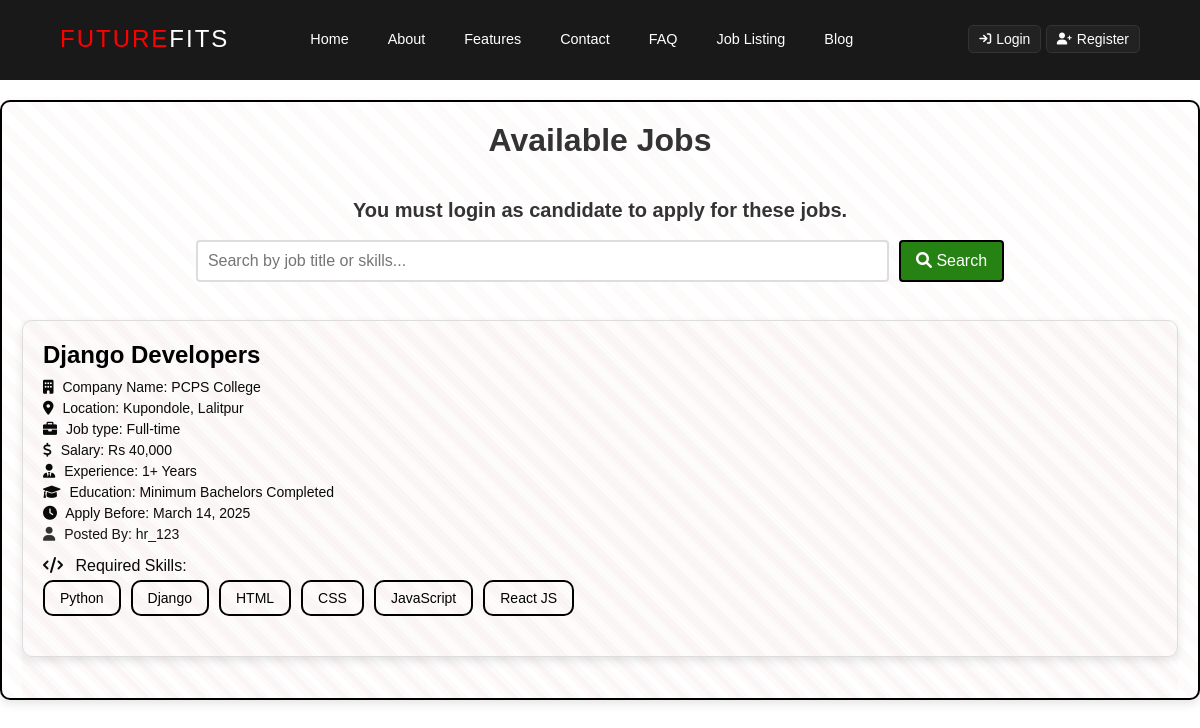
/job-listing, run on an earlier commit of the app's database.
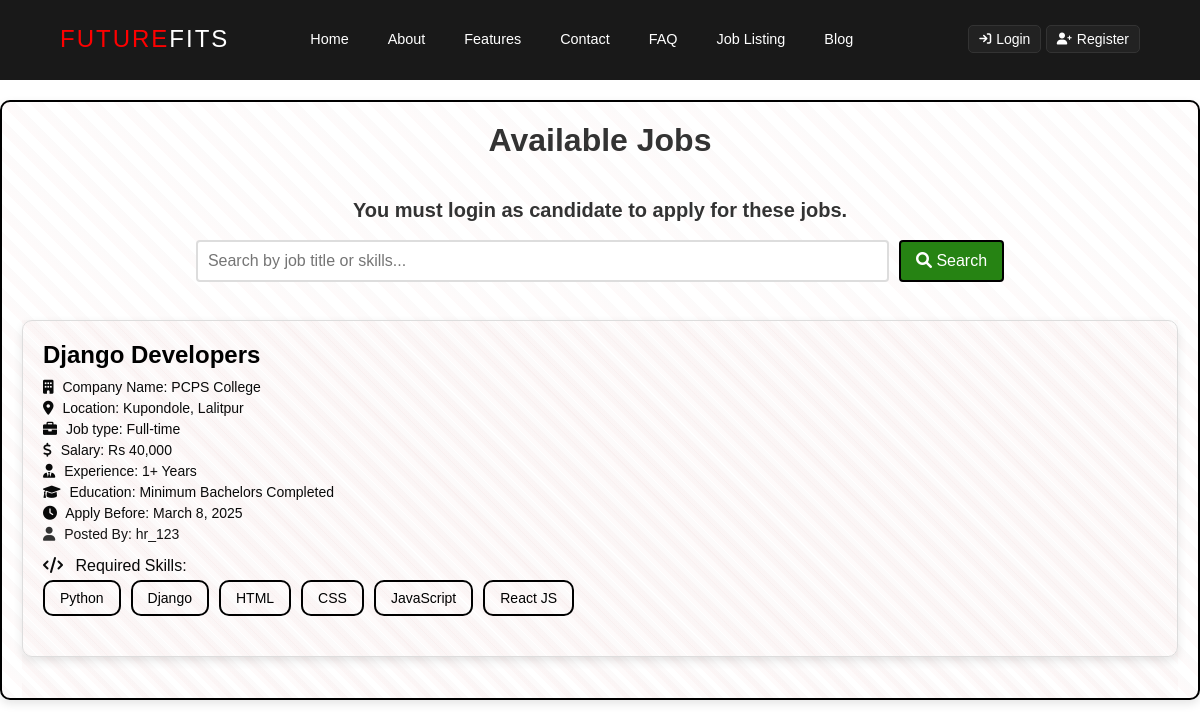
And on a later commit of the database.
### JRS/models.py (models this page shows, shortened)
class Job(models.Model):
    JOB_TYPES = (
        ('Full-time', 'Full-time'),
        ('Part-time', 'Part-time'),
        ('Internship', 'Internship'),
        ('Contract', 'Contract'),
        ('Freelance', 'Freelance'),
    )
    title = models.CharField(max_length=255)
    description = models.TextField()
    company = models.CharField(max_length=255)
    location = models.CharField(max_length=255)
    job_type = models.CharField(max_length=50, choices=JOB_TYPES)
    salary = models.CharField(max_length=255)
    experience = models.CharField(max_length=255)
    skills = models.CharField(max_length=255)
    education = models.CharField(max_length=255)
    deadline = models.DateField()
    posted_by = models.ForeignKey('HR', on_delete=models.CASCADE)
    created_at = models.DateTimeField(auto_now_add=True)
    updated_at = models.DateTimeField(auto_now=True)
    def skill_list(self):
        return [skill.strip() for skill in self.skills.split(',')] if self.skills else []

class HR(models.Model):
    user = models.OneToOneField(User, on_delete=models.CASCADE)
    first_name = models.CharField(max_length=255, null=False, blank=False, default="HR")
    last_name = models.CharField(max_length=255, null=False, blank=False, default="User")
    username = models.CharField(max_length=255, unique=True)
    email = models.EmailField(unique=True, default='default@email.com')
    profile_picture = models.ImageField(upload_to="profile_pictures/", default="profile_pictures/default.png")
    def __str__(self):
        return self.username

### JRS/views.py (the view)
# urls.py: path('job-listing', views.job_listing, name='job_listing'),
@never_cache
def job_listing(request):
    search_query = request.GET.get('search', '')
    if search_query:
        jobs = Job.objects.filter(
            title__icontains=search_query
        ) | Job.objects.filter(
            skills__icontains=search_query
        )
    else:
        jobs = Job.objects.all()
    return render(request, 'JRS/job_listing.html', {'jobs': jobs})

### JRS/context_processors.py (called while the page is built)
def hr_profile(request):
    hr = None
    if request.user.is_authenticated:
        try:
            hr = HR.objects.get(user=request.user)
        except HR.DoesNotExist:
            pass
    return {'hr': hr}

def candidate_profile(request):
    candidate = None
    if request.user.is_authenticated:
        try:
            candidate = Candidate.objects.get(user=request.user)
        except Candidate.DoesNotExist:
            pass
    return {'candidate': candidate}

### JRS/templates/JRS/job_listing.html (shortened to what this page needs)
{% extends "JRS/base.html" %}
{% load static %}
{% block inlinecss %}
<link href="{% static 'JRS/css/job_listing.css' %}" rel="stylesheet">
{% endblock inlinecss %}
{% block main %}
<div class="job-list-container">
    <h1 class="text-center">Available Jobs</h1>
    <p style="text-align: center; font-size: 20px; color: #333333; font-weight: 600;">
        You must login as candidate to apply for these jobs.
    </p>
    <br>
    <div class="search-bar">
        <form method="GET" action="{% url 'JRS:job_listing' %}">
            <input type="text" name="search" placeholder="Search by job title or skills..." value="{{ request.GET.search }}">
            <button type="submit"><i class="fa-solid fa-search"></i> Search</button>
        </form>
    </div>
    <br>
    {% if jobs %}
    <div class="job-list">
        {% for job in jobs %}
            <div class="job-card">
                <h3 class="job-title">{{ job.title }}</h3>
                <p class="company-name"><i class="fa-solid fa-building"></i> Company Name: {{ job.company }}</p>
                <p class="job-location"><i class="fa-solid fa-map-marker-alt"></i> Location: {{ job.location }}</p>
                <p class="job-type"><i class="fa-solid fa-briefcase"></i> Job type: {{ job.job_type | capfirst }}</p>
                <p class="salary"><i class="fa-solid fa-dollar-sign"></i> Salary: {{ job.salary }}</p>
                <p class="experience"><i class="fa-solid fa-user-tie"></i> Experience: {{ job.experience }}</p>
                <p class="education"><i class="fa-solid fa-graduation-cap"></i> Education: {{ job.education }}</p>
                <p class="deadline"><i class="fa-solid fa-clock"></i> Apply Before: {{ job.deadline }}</p>
                <p class="posted-by"><i class="fa-solid fa-user"></i> Posted By: {{ job.posted_by }}</p>
                <div class="skills">
                    <i class="fa-solid fa-code"></i> Required Skills:
                    <ul class="skill-list">
                        {% for skill in job.skill_list %}
                            <li>{{ skill }}</li>
                        {% empty %}
                            <li>No skills listed</li>
                        {% endfor %}
                    </ul>
                </div>
            </div>
        {% endfor %}
    </div>
    {% else %}
        <p class="no-jobs">No jobs available at the moment.</p>
    {% endif %}
</div>
{% endblock main %}

What changed in the data, as far as the page shows it:
changed Job "Django Developers": deadline "March 14, 2025" → "March 8, 2025"
